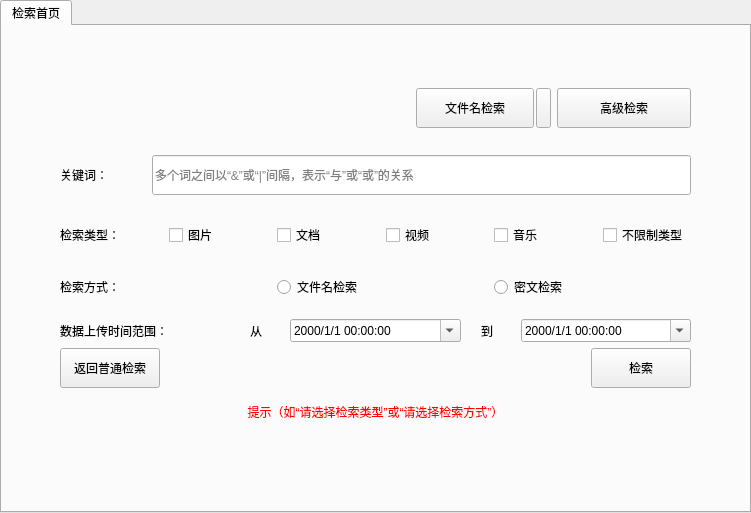
       <widget class="QWidget" name="doc_search_page">
        <layout class="QHBoxLayout" name="horizontalLayout">
         <property name="leftMargin">
          <number>0</number>
         </property>
         <property name="topMargin">
          <number>0</number>
         </property>
         <property name="rightMargin">
          <number>0</number>
         </property>
         <property name="bottomMargin">
          <number>0</number>
         </property>
         <item>
          <widget class="QTabWidget" name="search_tabWidget">
           <property name="styleSheet">
            <string notr="true"/>
           </property>
           <property name="currentIndex">
            <number>0</number>
           </property>
           <widget class="QWidget" name="tab_6">
            <property name="styleSheet">
             <string notr="true">font: 12pt &quot;微软雅黑&quot;;</string>
            </property>
            <attribute name="title">
             <string>检索首页</string>
            </attribute>
            <layout class="QHBoxLayout" name="horizontalLayout_31">
             <item>
              <layout class="QHBoxLayout" name="horizontalLayout_39">
               <item>
                <spacer name="horizontalSpacer_15">
                 <property name="orientation">
                  <enum>Qt::Horizontal</enum>
                 </property>
                 <property name="sizeHint" stdset="0">
                  <size>
                   <width>40</width>
                   <height>20</height>
                  </size>
                 </property>
                </spacer>
               </item>
               <item>
                <layout class="QVBoxLayout" name="verticalLayout_16">
                 <item>
                  <spacer name="verticalSpacer_14">
                   <property name="orientation">
                    <enum>Qt::Vertical</enum>
                   </property>
                   <property name="sizeHint" stdset="0">
                    <size>
                     <width>20</width>
                     <height>40</height>
                    </size>
                   </property>
                  </spacer>
                 </item>
                 <item>
                  <widget class="QWidget" name="normal_search_widget" native="true">
                   <layout class="QHBoxLayout" name="horizontalLayout_41">
                    <item>
                     <layout class="QHBoxLayout" name="normalsearch_horizontalLayout">
                      <item>
                       <widget class="QWidget" name="widget_12" native="true">
                        <property name="minimumSize">
                         <size>
                          <width>350</width>
                          <height>46</height>
                         </size>
                        </property>
                        <layout class="QHBoxLayout" name="horizontalLayout_65">
                         <property name="leftMargin">
                          <number>0</number>
                         </property>
                         <property name="topMargin">
                          <number>0</number>
                         </property>
                         <property name="rightMargin">
                          <number>0</number>
                         </property>
                         <property name="bottomMargin">
                          <number>0</number>
                         </property>
                         <item>
                          <layout class="QHBoxLayout" name="main_search_horizontalLayout"/>
                         </item>
                        </layout>
                       </widget>
                      </item>
                      <item>
                       <layout class="QHBoxLayout" name="horizontalLayout_16">
                        <property name="spacing">
                         <number>2</number>
                        </property>
                        <item>
                         <widget class="QPushButton" name="search_tabWidget_search_pushButton">
                          <property name="minimumSize">
                           <size>
                            <width>100</width>
                            <height>40</height>
                           </size>
                          </property>
                          <property name="text">
                           <string>文件名检索</string>
                          </property>
                         </widget>
                        </item>
                        <item>
                         <widget class="QPushButton" name="search_select_pushButton">
                          <property name="minimumSize">
                           <size>
                            <width>0</width>
                            <height>40</height>
                           </size>
                          </property>
                          <property name="maximumSize">
                           <size>
                            <width>15</width>
                            <height>16777215</height>
                           </size>
                          </property>
                          <property name="text">
                           <string/>
                          </property>
                         </widget>
                        </item>
                       </layout>
                      </item>
                      <item>
                       <widget class="QPushButton" name="search_tabWidget_goto_advanced_pushButton">
                        <property name="minimumSize">
                         <size>
                          <width>100</width>
                          <height>40</height>
                         </size>
                        </property>
                        <property name="text">
                         <string>高级检索</string>
                        </property>
                       </widget>
                      </item>
                     </layout>
                    </item>
                   </layout>
                  </widget>
                 </item>
                 <item>
                  <widget class="QWidget" name="advanced_search_widget" native="true">
                   <layout class="QHBoxLayout" name="horizontalLayout_43">
                    <item>
                     <layout class="QVBoxLayout" name="advance_verticalLayout">
                      <property name="spacing">
                       <number>6</number>
                      </property>
                      <item>
                       <layout class="QVBoxLayout" name="verticalLayout_18">
                        <property name="spacing">
                         <number>20</number>
                        </property>
                        <item>
                         <layout class="QHBoxLayout" name="horizontalLayout_44">
                          <item>
                           <widget class="QLabel" name="label_43">
                            <property name="minimumSize">
                             <size>
                              <width>72</width>
                              <height>0</height>
                             </size>
                            </property>
                            <property name="text">
                             <string>关键词：</string>
                            </property>
                           </widget>
                          </item>
                          <item>
                           <widget class="QLineEdit" name="key_words_lineEdit">
                            <property name="minimumSize">
                             <size>
                              <width>539</width>
                              <height>40</height>
                             </size>
                            </property>
                            <property name="toolTip">
                             <string>多个词之间以“&amp;”或“|”间隔，表示“与”或“或”的关系</string>
                            </property>
                            <property name="whatsThis">
                             <string>多个词之间以“&amp;”或“|”间隔，表示“与”或“或”的关系</string>
                            </property>
                            <property name="styleSheet">
                             <string notr="true">QLineEdit:{font: 12pt &quot;微软雅黑&quot;; min-height: 26px;min-height: 270px}</string>
                            </property>
                            <property name="placeholderText">
                             <string>多个词之间以“&amp;”或“|”间隔，表示“与”或“或”的关系</string>
                            </property>
                           </widget>
                          </item>
                         </layout>
                        </item>
                        <item>
                         <layout class="QHBoxLayout" name="horizontalLayout_57">
                          <item>
                           <widget class="QLabel" name="label_39">
                            <property name="minimumSize">
                             <size>
                              <width>72</width>
                              <height>40</height>
                             </size>
                            </property>
                            <property name="text">
                             <string>检索类型：</string>
                            </property>
                           </widget>
                          </item>
                          <item>
                           <widget class="QCheckBox" name="picture_checkBox">
                            <property name="text">
                             <string>图片</string>
                            </property>
                           </widget>
                          </item>
                          <item>
                           <widget class="QCheckBox" name="ducument_checkBox">
                            <property name="text">
                             <string>文档</string>
                            </property>
                           </widget>
                          </item>
                          <item>
                           <widget class="QCheckBox" name="video_checkBox">
                            <property name="text">
                             <string>视频</string>
                            </property>
                           </widget>
                          </item>
                          <item>
                           <widget class="QCheckBox" name="music_checkBox">
                            <property name="text">
                             <string>音乐</string>
                            </property>
                           </widget>
                          </item>
                          <item>
                           <widget class="QCheckBox" name="other_checkBox">
                            <property name="text">
                             <string>不限制类型</string>
                            </property>
                           </widget>
                          </item>
                         </layout>
                        </item>
                        <item>
                         <layout class="QHBoxLayout" name="horizontalLayout_58">
                          <item>
                           <widget class="QLabel" name="label_41">
                            <property name="minimumSize">
                             <size>
                              <width>72</width>
                              <height>0</height>
                             </size>
                            </property>
                            <property name="text">
                             <string>检索方式：</string>
                            </property>
                           </widget>
                          </item>
                          <item>
                           <widget class="QRadioButton" name="filenamesearch_radioButton">
                            <property name="text">
                             <string>文件名检索</string>
                            </property>
                           </widget>
                          </item>
                          <item>
                           <widget class="QRadioButton" name="ciphersearch_radioButton">
                            <property name="text">
                             <string>密文检索</string>
                            </property>
                           </widget>
                          </item>
                         </layout>
                        </item>
                        <item>
                         <layout class="QHBoxLayout" name="horizontalLayout_59"/>
                        </item>
                        <item>
                         <layout class="QHBoxLayout" name="horizontalLayout_63">
                          <item>
                           <widget class="QLabel" name="label_46">
                            <property name="minimumSize">
                             <size>
                              <width>72</width>
                              <height>0</height>
                             </size>
                            </property>
                            <property name="text">
                             <string>数据上传时间范围：</string>
                            </property>
                           </widget>
                          </item>
                          <item>
                           <widget class="QLabel" name="label_14">
                            <property name="maximumSize">
                             <size>
                              <width>20</width>
                              <height>16777215</height>
                             </size>
                            </property>
                            <property name="text">
                             <string>从</string>
                            </property>
                           </widget>
                          </item>
                          <item>
                           <widget class="QDateTimeEdit" name="advanced_from_dateTimeEdit">
                            <property name="displayFormat">
                             <string>yyyy/M/d HH:mm:ss</string>
                            </property>
                            <property name="calendarPopup">
                             <bool>true</bool>
                            </property>
                           </widget>
                          </item>
                          <item>
                           <widget class="QLabel" name="label_13">
                            <property name="maximumSize">
                             <size>
                              <width>20</width>
                              <height>16777215</height>
                             </size>
                            </property>
                            <property name="text">
                             <string>到</string>
                            </property>
                           </widget>
                          </item>
                          <item>
                           <widget class="QDateTimeEdit" name="advanced_to_dateTimeEdit">
                            <property name="displayFormat">
                             <string>yyyy/M/d HH:mm:ss</string>
                            </property>
                            <property name="calendarPopup">
                             <bool>true</bool>
                            </property>
                           </widget>
                          </item>
                         </layout>
                        </item>
                       </layout>
                      </item>
                      <item>
                       <layout class="QHBoxLayout" name="horizontalLayout_64">
                        <item>
                         <widget class="QPushButton" name="search_tabWidget_goto_normal_pushButton">
                          <property name="minimumSize">
                           <size>
                            <width>100</width>
                            <height>40</height>
                           </size>
                          </property>
                          <property name="text">
                           <string>返回普通检索</string>
                          </property>
                         </widget>
                        </item>
                        <item>
                         <spacer name="horizontalSpacer_21">
                          <property name="orientation">
                           <enum>Qt::Horizontal</enum>
                          </property>
                          <property name="sizeHint" stdset="0">
                           <size>
                            <width>40</width>
                            <height>20</height>
                           </size>
                          </property>
                         </spacer>
                        </item>
                        <item>
                         <spacer name="horizontalSpacer_22">
                          <property name="orientation">
                           <enum>Qt::Horizontal</enum>
                          </property>
                          <property name="sizeHint" stdset="0">
                           <size>
                            <width>40</width>
                            <height>20</height>
                           </size>
                          </property>
                         </spacer>
                        </item>
                        <item>
                         <widget class="QPushButton" name="search_tabWidget_advanced_search_pushButton">
                          <property name="minimumSize">
                           <size>
                            <width>100</width>
                            <height>40</height>
                           </size>
                          </property>
                          <property name="text">
                           <string>检索</string>
                          </property>
                         </widget>
                        </item>
                       </layout>
                      </item>
                     </layout>
                    </item>
                   </layout>
                  </widget>
                 </item>
                 <item>
                  <widget class="QLabel" name="notice_label">
                   <property name="layoutDirection">
                    <enum>Qt::LeftToRight</enum>
                   </property>
                   <property name="styleSheet">
                    <string notr="true">font: 10pt &quot;微软雅黑&quot;;
color: rgb(255, 0, 0);</string>
                   </property>
                   <property name="text">
                    <string>提示（如“请选择检索类型”或“请选择检索方式”）</string>
                   </property>
                   <property name="alignment">
                    <set>Qt::AlignCenter</set>
                   </property>
                  </widget>
                 </item>
                 <item>
                  <spacer name="verticalSpacer_17">
                   <property name="orientation">
                    <enum>Qt::Vertical</enum>
                   </property>
                   <property name="sizeHint" stdset="0">
                    <size>
                     <width>20</width>
                     <height>40</height>
                    </size>
                   </property>
                  </spacer>
                 </item>
                 <item>
                  <spacer name="verticalSpacer_16">
                   <property name="orientation">
                    <enum>Qt::Vertical</enum>
                   </property>
                   <property name="sizeHint" stdset="0">
                    <size>
                     <width>20</width>
                     <height>40</height>
                    </size>
                   </property>
                  </spacer>
                 </item>
                </layout>
               </item>
               <item>
                <spacer name="horizontalSpacer_23">
                 <property name="orientation">
                  <enum>Qt::Horizontal</enum>
                 </property>
                 <property name="sizeHint" stdset="0">
                  <size>
                   <width>40</width>
                   <height>20</height>
                  </size>
                 </property>
                </spacer>
               </item>
              </layout>
             </item>
            </layout>
           </widget>
          </widget>
         </item>
        </layout>
       </widget>
